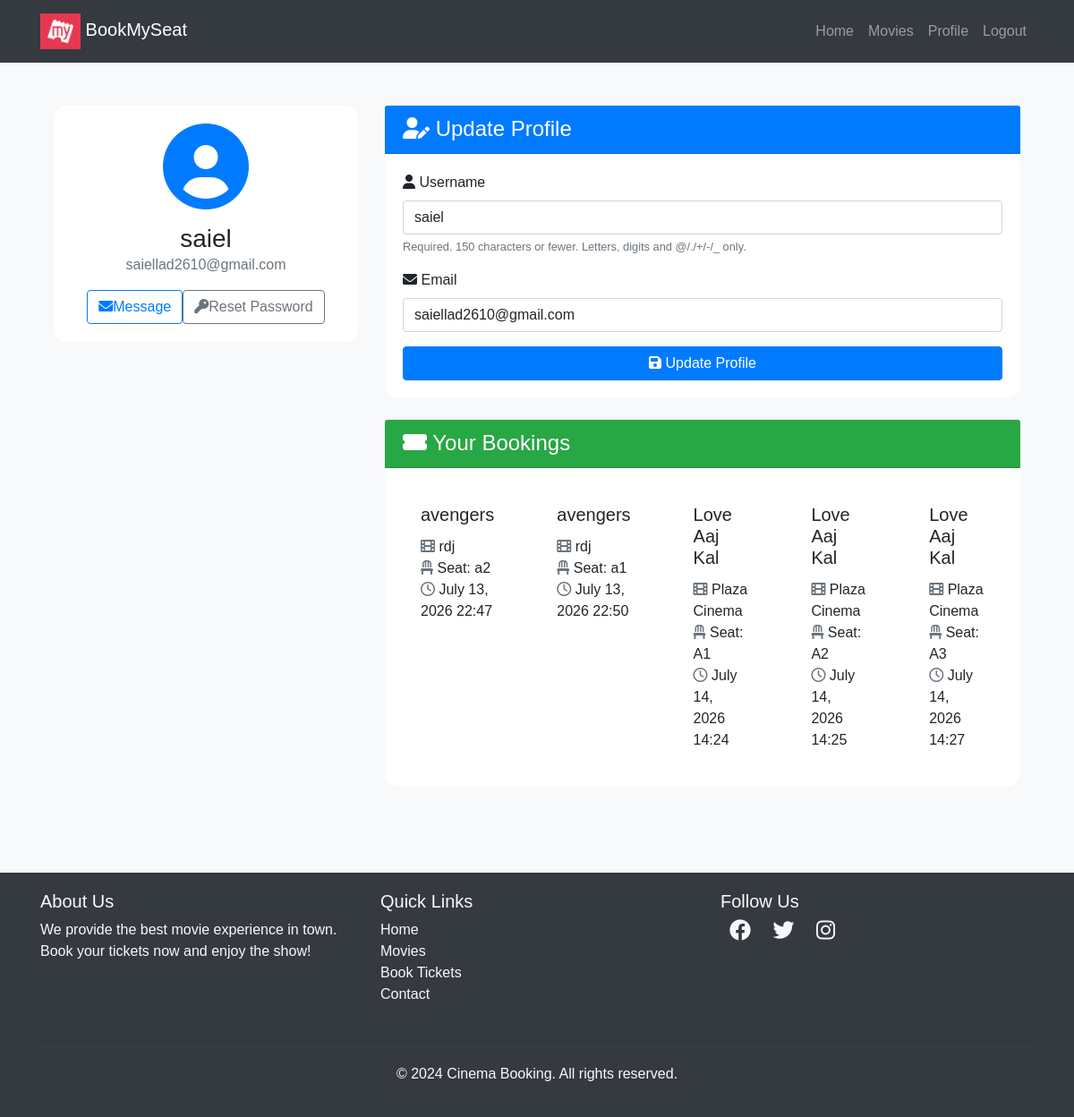
The page /users/profile/ (signed in) on the database its author committed.
### movies/models.py (models this page shows, shortened)
class Booking(models.Model):
    user = models.ForeignKey(User, on_delete=models.CASCADE)
    seat = models.OneToOneField(Seat, on_delete=models.CASCADE)
    movie = models.ForeignKey(Movie, on_delete=models.CASCADE)
    theater = models.ForeignKey(Theater, on_delete=models.CASCADE)
    booked_at = models.DateTimeField(auto_now_add=True)

class Movie(models.Model):
    name = models.CharField(max_length=255)
    image = models.ImageField(upload_to='movies/')
    rating = models.DecimalField(max_digits=3, decimal_places=1)
    cast = models.TextField()
    description = models.TextField(blank=True, null=True)  # optional

class Theater(models.Model):
    name = models.CharField(max_length=255)
    movie = models.ForeignKey(
        Movie,
        on_delete=models.CASCADE,
        related_name='theaters'
    )
    time = models.DateTimeField()

class Seat(models.Model):
    theater = models.ForeignKey(
        Theater,
        on_delete=models.CASCADE,
        related_name='seats'
    )
    seat_number = models.CharField(max_length=10)
    is_booked = models.BooleanField(default=False)

### users/views.py (the view)
# urls.py: path('profile/', profile, name='profile'),
@login_required
def profile(request):
    bookings = Booking.objects.filter(user=request.user)
    if request.method == "POST":
        u_form = UserUpdateForm(request.POST, instance=request.user)
        if u_form.is_valid():
            u_form.save()
            return redirect("profile")
    else:
        u_form = UserUpdateForm(instance=request.user)
    return render(
        request,
        "users/profile.html",
        {
            "u_form": u_form,
            "bookings": bookings,
        },
    )

### users/forms.py
class UserUpdateForm(forms.ModelForm):
    email = forms.EmailField()
    class Meta:
        model = User
        fields = ['username', 'email']

### templates/users/profile.html (shortened to what this page needs)
{% extends "users/basic.html" %} {% block content %}
<div class="container py-5">
  <div class="row">
    <div class="col-lg-4 mb-4">
      <div class="card shadow">
        <div class="card-body text-center">
          <div class="mb-3">
            <i class="fas fa-user-circle fa-6x text-primary"></i>
          </div>
          <h3 class="card-title mb-0">{{ user.username }}</h3>
          <p class="text-muted mb-3">{{ user.email }}</p>
          <div class="d-flex justify-content-center">
            <a href="#" class="btn btn-outline-primary me-2"><i class="fas fa-envelope me-2"></i>Message</a>
            <a href="{% url 'password_reset' %}" class="btn btn-outline-secondary"><i class="fas fa-key me-2"></i>Reset Password</a>
          </div>
        </div>
      </div>
    </div>
    <div class="col-lg-8">
      <div class="card shadow mb-4">
        <div class="card-header bg-primary text-white">
          <h4 class="mb-0"><i class="fas fa-user-edit me-2"></i> Update Profile</h4>
        </div>
        <div class="card-body">
          <form method="POST">
            {% for field in u_form %}
              <div class="mb-3">
                <label for="{{ field.id_for_label }}" class="form-label">
                  <i class="fas fa-{% if field.name == 'username' %}user{% elif field.name == 'email' %}envelope{% else %}info-circle{% endif %} me-2"></i>
                  {{ field.label }}
                </label>
                {{ field }}
                {% if field.help_text %}
                  <small class="form-text text-muted">{{ field.help_text }}</small>
                {% endif %}
              </div>
            {% endfor %}
            <button class="btn btn-primary w-100" type="submit"><i class="fas fa-save me-2"></i> Update Profile</button>
          </form>
        </div>
      </div>
      <div class="card shadow">
        <div class="card-header bg-success text-white">
          <h4 class="mb-0"><i class="fas fa-ticket-alt me-2"> </i> Your Bookings</h4>
        </div>
        <div class="card-body">
          {% if bookings %}
            <div class="row row-cols-1 row-cols-md-2 g-4">
              {% for booking in bookings %}
                <div class="col">
                  <div class="card h-100 border-0 shadow-sm">
                    <div class="card-body">
                      <h5 class="card-title">{{ booking.movie.name }}</h5>
                      <p class="card-text">
                        <i class="fas fa-film me-2 text-muted"> </i>  {{ booking.theater.name }}<br>
                        <i class="fas fa-chair me-2 text-muted"> </i>  Seat: {{ booking.seat.seat_number }}<br>
                        <i class="far fa-clock me-2 text-muted"> </i>  {{ booking.booked_at|date:"F d, Y H:i" }}
                      </p>
                    </div>
                  </div>
                </div>
              {% endfor %}
            </div>
          {% else %}
            <div class="text-center py-5">
              <i class="fas fa-ticket-alt fa-4x text-muted mb-3"></i>
              <p class="lead mb-0">No bookings yet. Time to plan your next movie night!</p>
            </div>
          {% endif %}
        </div>
      </div>
    </div>
  </div>
</div>
<link rel="stylesheet" href="https://cdnjs.cloudflare.com/ajax/libs/font-awesome/6.0.0-beta3/css/all.min.css">
{% endblock %}

### templates/users/basic.html (shortened to what this page needs)
<!DOCTYPE html>
<html lang="en">
  <head>
    <link
      href="https://cdn.jsdelivr.net/npm/bootstrap-icons/font/bootstrap-icons.css"
      rel="stylesheet"
    />
    <link
      rel="stylesheet"
      href="https://maxcdn.bootstrapcdn.com/bootstrap/4.0.0/css/bootstrap.min.css"
    />
    <link
      rel="stylesheet"
      href="https://cdnjs.cloudflare.com/ajax/libs/font-awesome/5.15.3/css/all.min.css"
    />
  </head>
  <body>
    <nav class="navbar navbar-expand-lg navbar-dark bg-dark">
      <div class="container">
        <a class="navbar-brand" href="/"
          ><img
            alt="logo"
            height="40"
            width="45"
          />
          BookMySeat</a
        >
        <div class="collapse navbar-collapse" id="navbarNav">
          <ul class="navbar-nav ml-auto">
            {% if user.is_authenticated %}
            <li class="nav-item">
              <a class="nav-link" href="/">Home</a>
            </li>
            <li class="nav-item">
              <a class="nav-link" href="/movies">Movies</a>
            </li>
            <li class="nav-item">
              <a class="nav-link" href="{% url 'profile' %}">Profile</a>
            </li>
            <li class="nav-item">
              <form method="Post" action="{% url 'logout' %}">
                <button
                  type="submit"
                  class="nav-link"
                  style="border: none; background: none"
                >
                  Logout
                </button>
              </form>
            </li>
            {% endif %}
          </ul>
        </div>
      </div>
    </nav>
    <div class="container">{% block content %} {% endblock %}</div>
    <footer class="footer mt-5">
      <div class="container">
        <div class="row">
          <div class="col-md-4 mb-4 mb-md-0">
            <h5>About Us</h5>
            <p>
              We provide the best movie experience in town. Book your tickets
              now and enjoy the show!
            </p>
          </div>
          <div class="col-md-4 mb-4 mb-md-0">
            <h5>Quick Links</h5>
            <ul class="list-unstyled">
              <li><a href="#">Home</a></li>
              <li><a href="#">Movies</a></li>
              <li><a href="#">Book Tickets</a></li>
              <li><a href="#">Contact</a></li>
            </ul>
          </div>
          <div class="col-md-4">
            <h5>Follow Us</h5>
            <div class="social-icons">
              <a href="#"><i class="fab fa-facebook"></i></a>
              <a href="#"><i class="fab fa-twitter"></i></a>
              <a href="#"><i class="fab fa-instagram"></i></a>
            </div>
          </div>
        </div>
        <hr class="mt-4 mb-4" />
        <div class="text-center">
          <p>&copy; 2024 Cinema Booking. All rights reserved.</p>
        </div>
      </div>
    </footer>
  </body>
</html>

### templates/users/basic.html (style rules this page uses)
body { font-family: Arial, sans-serif; }
.navbar { background-color: #fff; padding: 10px 20px; }
.navbar-brand img { height: 40px; }
.navbar-nav .nav-link { color: #000; }
.footer { background-color: #343a40; color: #f8f9fa; padding: 20px 0; }
.footer a { color: #f8f9fa; text-decoration: none; }
.footer .social-icons i { font-size: 24px; margin: 0 10px; transition: color 0.3s; }

### templates/users/profile.html (style rules this page uses)
body { background-color: #f8f9fa; }
.card { border-radius: 15px; border: none; transition: transform 0.3s ease-in-out; }
.card-header { border-top-left-radius: 15px; border-top-right-radius: 15px; }
form input, form select, form textarea { display: block; width: 100%; padding: 0.375rem 0.75rem; font-size: 1rem; font-weight: 400; line-height: 1.5; color: #212529; background-color: #fff; background-clip: padding-box; border: 1px solid #ced4da; border-radius: 0.25rem; transition: border-color 0.15s ease-in-out, box-shadow 0.15s ease-in-out; }

### rows shown on the page
Booking: movie.name "avengers", theater.name "rdj", seat.seat_number "a2", booked_at "July 13, 2026 22:47"
Booking: movie.name "avengers", theater.name "rdj", seat.seat_number "a1", booked_at "July 13, 2026 22:50"
Booking: movie.name "Love Aaj Kal", theater.name "Plaza Cinema", seat.seat_number "A1", booked_at "July 14, 2026 14:24"
Booking: movie.name "Love Aaj Kal", theater.name "Plaza Cinema", seat.seat_number "A2", booked_at "July 14, 2026 14:25"
Booking: movie.name "Love Aaj Kal", theater.name "Plaza Cinema", seat.seat_number "A3", booked_at "July 14, 2026 14:27"

### other values the page prints
{{ user.username }} "saiel"
{{ user.email }} "saiellad2610@gmail.com"
{{ field.label }} "Username" "Email"
{{ field.help_text }} "Required. 150 characters or fewer. Letters, digits and @/./+/-/_ only."
